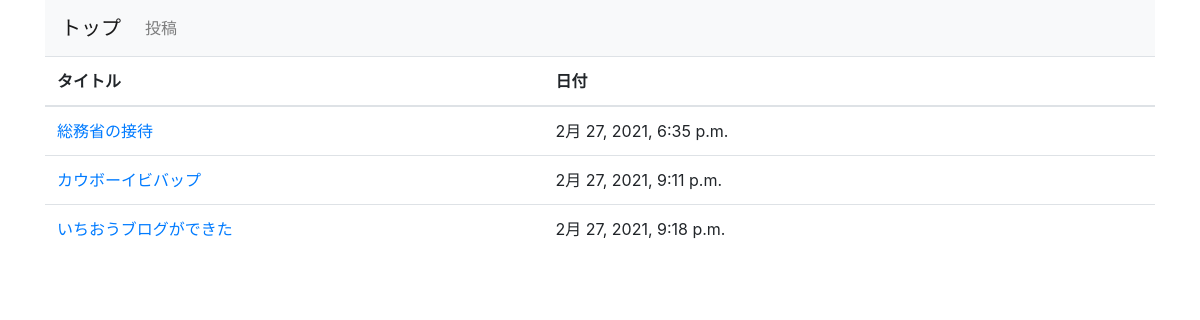
Before: /blog/post_list with the older database file.
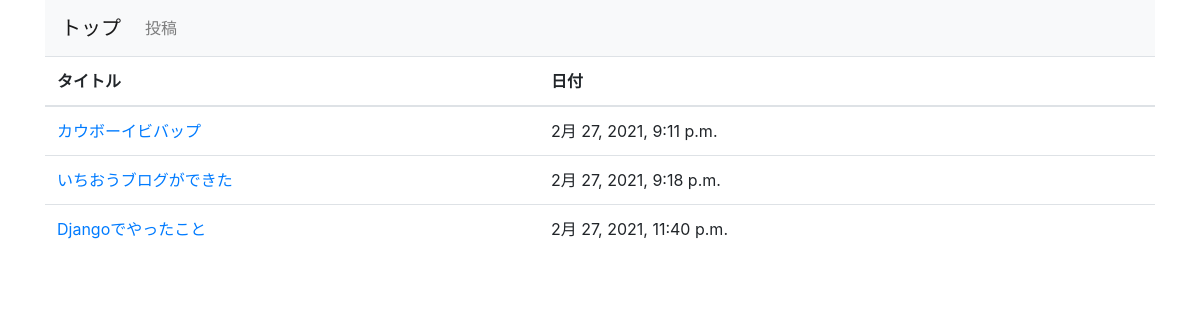
After: the same page with the newer database file.
### blog/models.py (models this page shows, shortened)
class Post(models.Model):
	title = models.CharField('タイトル', max_length=200)
	text = models.TextField('本文')
	date = models.DateTimeField('日付', default=timezone.now)

### blog/views.py (the view)
# urls.py: path('post_list', views.PostListView.as_view(), name='post_list'),
class PostListView(generic.ListView):
	model = Post

### templates/blog/post_list.html (shortened to what this page needs)
{% extends 'base.html' %}
{% block content %}
<table class="table">
	<thead>
		<tr>
			<th>タイトル</th>
			<th>日付</th>
			<th></th>
			<th></th>
		</tr>
	</thead>
	<tbody>
		{% for post in post_list %}
		<tr>
			<td><a href="{% url 'blog:post_detail' post.pk %}">{{ post.title }}</a></td>
			<td>{{ post.date }}</td>
			<td>
			</td>
			<td>
			</td>
		</tr>
		{% endfor %}
	</tbody>
</table>
{% endblock %}

### templates/base.html (shortened to what this page needs)
<!doctype html>
<html lang="ja">
<head>
	<link rel="stylesheet" href="https://maxcdn.bootstrapcdn.com/bootstrap/4.0.0-beta.2/css/bootstrap.min.css"
>
</head>
<body>
	<div class="container">
		<nav class="navbar navbar-expand-lg navbar-light bg-light">
			<a class="navbar-brand" href="{% url 'blog:post_list' %}">トップ</a>
			<div class="collapse navbar-collapse" id="navbarSupportedContent">
				<ul class="navbar-nav mr-auto">
					<li class="nav-item">
						<a class="nav-link" href="{% url 'blog:post_create' %}">投稿</a>
					</li>
				</ul>
			</div>
		</nav>
		{% block content %}
		{% endblock %}
</body>
</html>

Changed rows visible on the page:
removed Post: title "総務省の接待", date "2月 27, 2021, 6:35 p.m."
added Post: title "Djangoでやったこと", date "2月 27, 2021, 11:40 p.m."
